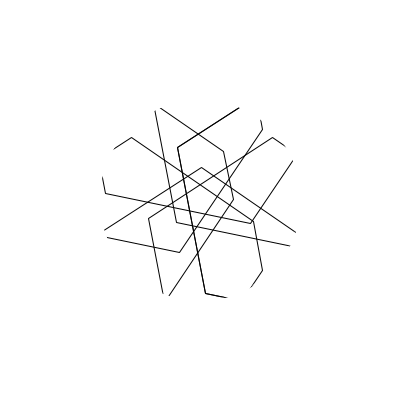
Frame 1 (no input)
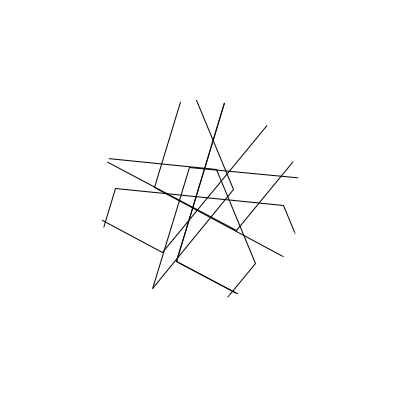
Frame 60 (the mouse pressed at the canvas centre just before this capture)
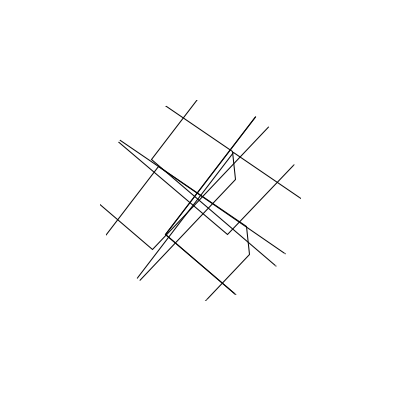
Frame 120 (the mouse held since frame 60 and released just before this capture)

The Processing sketch that drew these frames (run headless with seeded random() and noise(); from frame 60 on, the mouse is pressed at the canvas centre):

// Processing sketch: crclesincircles
// ── crclesincircles.pde
float cx, cy;
float angle = 0;
float inc = radians(45);
float r1, r2;
PImage p1, mask;
float aa_inc;
float aa_angle;
final float RADIANS_ONE = radians(1);
final float RADIANS_45 = radians(45);
final float RADIANS_90 = radians(90);
final float RADIANS_ONE_TENTH = radians(0.1);
final float RADIANS_FIVE_TENTHS = radians(0.5);
void setup() {
  size(400, 400);
  cx = width / 2;
  cy = height / 2;
  r1 = width / 4;
  r2 = width / 3;
  p1 = createImage(width, height, ARGB);
  mask = createImage(width, height, RGB);
  background(0);
  fill(255);
  stroke(255);
  ellipse(cx, cy, width / 2, width / 2);
  loadPixels();
  mask.loadPixels();
  
  for (int i = 0; i < pixels.length; i += 1) {
    mask.pixels[i] = pixels[i];
  }
  mask.updatePixels();
}

void draw() {
  noFill();
  stroke(0);
  background(255);
  aa_angle = (aa_angle + RADIANS_FIVE_TENTHS) % TWO_PI;
  aa_inc = map(sin(aa_angle), -1, 1, RADIANS_45, RADIANS_90);
  for (float a = angle; a < angle + TWO_PI; a += inc) {
    float xx = cx + r1 * cos(a);
    float yy = cy + r1 * sin(a);
    beginShape();
    
    for (float aa = 0; aa < TWO_PI; aa += aa_inc) {
      float x1 = xx + r2 * cos(aa);
      float y1 = yy + r2 * sin(aa);

      //if (dist(x1, y1, cx, cy) < r1) {
      vertex(x1, y1);
      //}
    }
    endShape(CLOSE);
  }

  loadPixels();
  p1.loadPixels();
  for (int i = 0; i < pixels.length; i += 1) {
    p1.pixels[i] = pixels[i];
  }
  p1.updatePixels();
  p1.mask(mask);
  background(255);
  image(p1, 0, 0);
  angle += RADIANS_ONE_TENTH;
}
